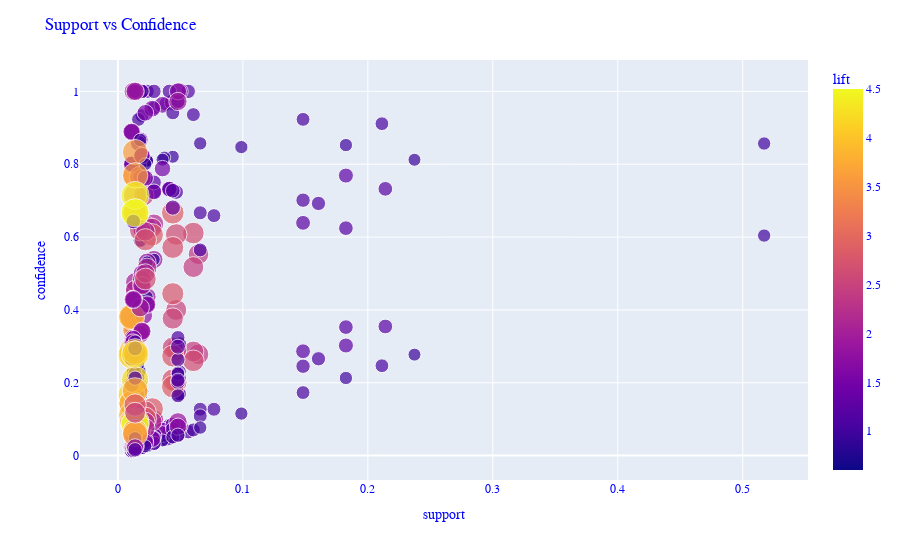

This figure's notebook cell:
### Code cell
# 산점도 그래프 그리기
fig=px.scatter(
    rules,
    x='support', 
    y='confidence', 
    size='lift', 
    color='lift',
    hover_data=['antecedents_str', 'consequents_str']
)

# 그래프 레이아웃 설정
fig.update_layout(
    xaxis_title='support',
    yaxis_title='confidence',
    font_family='Courier New',
    font_color='blue',
    title_font_family='Times New Roman',
    title_font_color='red',
    title=('Support vs Confidence')
    
)

# 그래프 출력
fig.show()

### Figure 1 — Plotly figure (JSON) as saved in the notebook; plotly's stock layout.template omitted (floating-point values rounded to 4 significant figures; data arrays with more than 128 entries replaced by an {"elided": "..."} marker saying what was removed)
{"data": [{"customdata": {"elided": "442x2 str values"}, "hovertemplate": "support=%{x}<br>confidence=%{y}<br>lift=%{marker.color}<br>antecedents_str=%{customdata[0]}<br>consequents_str=%{customdata[1]}<extra></extra>", "legendgroup": "", "marker": {"color": {"elided": "442 float values"}, "coloraxis": "coloraxis", "size": {"elided": "442 float values"}, "sizemode": "area", "sizeref": 0.01125, "symbol": "circle"}, "mode": "markers", "name": "", "orientation": "v", "showlegend": false, "type": "scatter", "x": {"elided": "442 float values"}, "xaxis": "x", "y": {"elided": "442 float values"}, "yaxis": "y"}], "layout": {"coloraxis": {"colorbar": {"title": {"text": "lift"}}, "colorscale": [[0, "#0d0887"], [0.1111, "#46039f"], [0.2222, "#7201a8"], [0.3333, "#9c179e"], [0.4444, "#bd3786"], [0.5556, "#d8576b"], [0.6667, "#ed7953"], [0.7778, "#fb9f3a"], [0.8889, "#fdca26"], [1, "#f0f921"]]}, "font": {"color": "blue", "family": "Courier New"}, "legend": {"itemsizing": "constant", "tracegroupgap": 0}, "margin": {"t": 60}, "title": {"text": "Support vs Confidence"}, "xaxis": {"anchor": "y", "domain": [0, 1], "title": {"text": "support"}}, "yaxis": {"anchor": "x", "domain": [0, 1], "title": {"text": "confidence"}}}}
